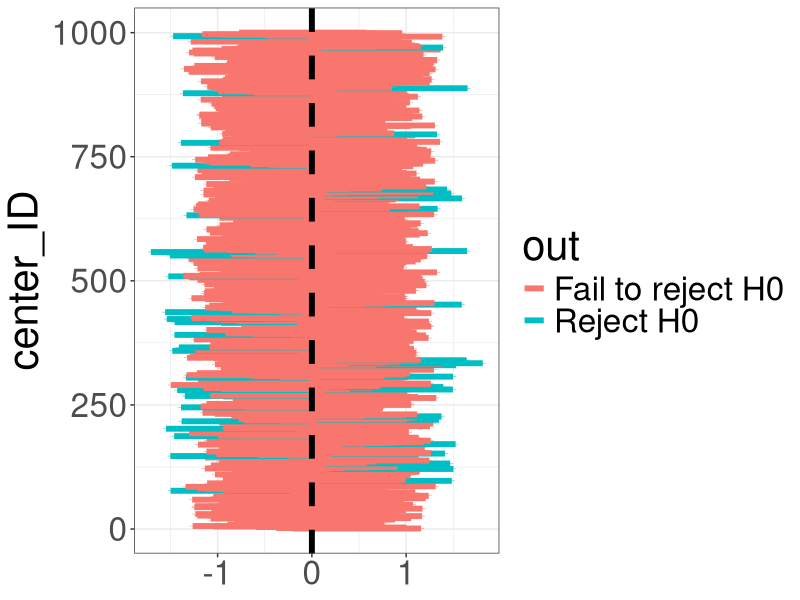

Recreate this plot in R.
## ---- chunk 1
knitr::opts_chunk$set(echo = TRUE)

library(tidyverse)

## ---- chunk 2

num_centers <- 1000 # Сколько центров поучаствует в эксперименте?

sample_size <- 300 # Количество пациентов, прошедших, терапию
True_Hg_improve <- 0 # Истинное среднее изменение гемоглобина
Hg_sd <- 6 # Разброс в улучшении Hg

H0_Hg_improve <- 0 # Наша нулевая гипотеза

df_trial <- data.frame(
  center_ID = rep(1:num_centers, each = sample_size),
  patient_ID = rep(1:sample_size, num_centers),
  Hg_change = rnorm(sample_size*num_centers, mean = True_Hg_improve, sd = Hg_sd)
)

trial_results <- df_trial %>% 
  group_by(center_ID) %>% 
  do(broom::tidy(t.test(Hg_change ~ 1, conf.level = 0.95, data = .))) %>% 
  dplyr::select(estimate, conf.low, conf.high) %>% 
  mutate(CI_width = conf.high - conf.low) %>% 
  mutate(out = ifelse((H0_Hg_improve < conf.high) & (H0_Hg_improve > conf.low), 'Fail to reject H0', 'Reject H0'))

table(trial_results$out)

# - Как зависит ошибка первого рода от размера выборки и вариативности признака?
# - Что произойдет, если мы нарушим H0?
# - От чего зависит величина ошибки II рода?

## ---- chunk 3

ggplot(trial_results, aes(y = center_ID)) +
  geom_errorbar(mapping = aes(xmin = conf.low, xmax = conf.high, color = out), size = 2) +
  geom_vline(xintercept=H0_Hg_improve, linetype="dashed", 
                color = "black", size=2) +
  theme_bw() +
  theme(text = element_text(size = 30))  


## ---- chunk 4

num_centers <- 1000 # Сколько центров поучаствует в эксперименте?

sample_size <- 10 # Количество пациентов, прошедших, терапию
True_avg_recovery_time <- 20 # Истинное среднее время до выздоровления (в ГЕНЕРАЛЬНОЙ СОВОКУПНОСТИ)

H0_avg_recovery_time  <- 20 # Наша нулевая гипотеза (исторический контроль)

df_trial <- data.frame(
  center_ID = rep(1:num_centers, each = sample_size),
  patient_ID = rep(1:sample_size, num_centers),
  recovery_time = rexp(sample_size*num_centers, rate = 1/True_avg_recovery_time) 
)

trial_results <- df_trial %>% 
  group_by(center_ID) %>% 
  do(broom::tidy(t.test(recovery_time ~ 1, conf.level = 0.95, data = .))) %>% 
  dplyr::select(estimate, conf.low, conf.high) %>% 
  mutate(CI_width = conf.high - conf.low) %>% 
  mutate(out = ifelse((H0_avg_recovery_time < conf.high) & (H0_avg_recovery_time > conf.low), 'Fail to reject H0', 'Reject H0'))

table(trial_results$out)

# - Как зависит ошибка первого рода от размера выборки?

